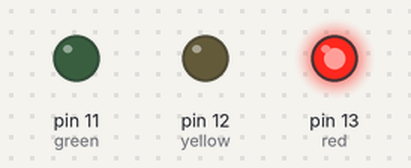
A sketch run on a simulated Arduino Uno, built with avr-gcc and run on an emulated ATmega328P. Parts: output pins drawn as LEDs (lit = HIGH).

Above: at 2.5 s.
At 6.0 s:
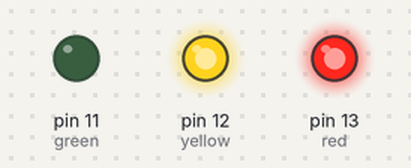
At 9.5 s:
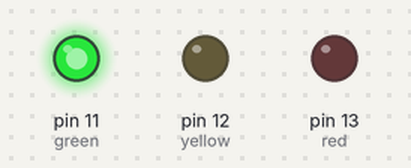
At 12.5 s:
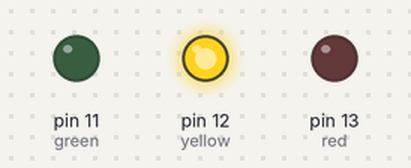
Timing chart, 0 to 16.9 s (numbered marks = the images above):
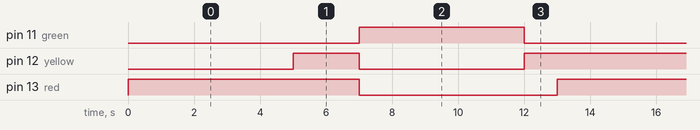

Measured:
- by itself, pin 11 (green): alternates HIGH for 5.0 s and LOW for 8.0 s
- by itself, pin 12 (yellow): repeats every 13.0 s: LOW 5.0 s, HIGH 8.0 s
- by itself, pin 13 (red): alternates HIGH for 7.0 s and LOW for 6.0 s

The sketch:

_1st_day_LED.ino
```cpp
int red = 13;
int yellow = 12;
int green = 11;

void setup()
{
  pinMode(red, OUTPUT);
  pinMode(yellow, OUTPUT);
  pinMode(green, OUTPUT);
}

void loop()
{
  //red
  digitalWrite(red, HIGH);
  delay(5000);

  //red and yellow
  digitalWrite(yellow, HIGH);
  delay(2000);

  //green
  digitalWrite(red, LOW);
  digitalWrite(yellow, LOW);
  digitalWrite(green, HIGH);
  delay(5000);

  //yellow
  digitalWrite(green, LOW);
  digitalWrite(yellow, HIGH);
  delay(1000);


}
```
